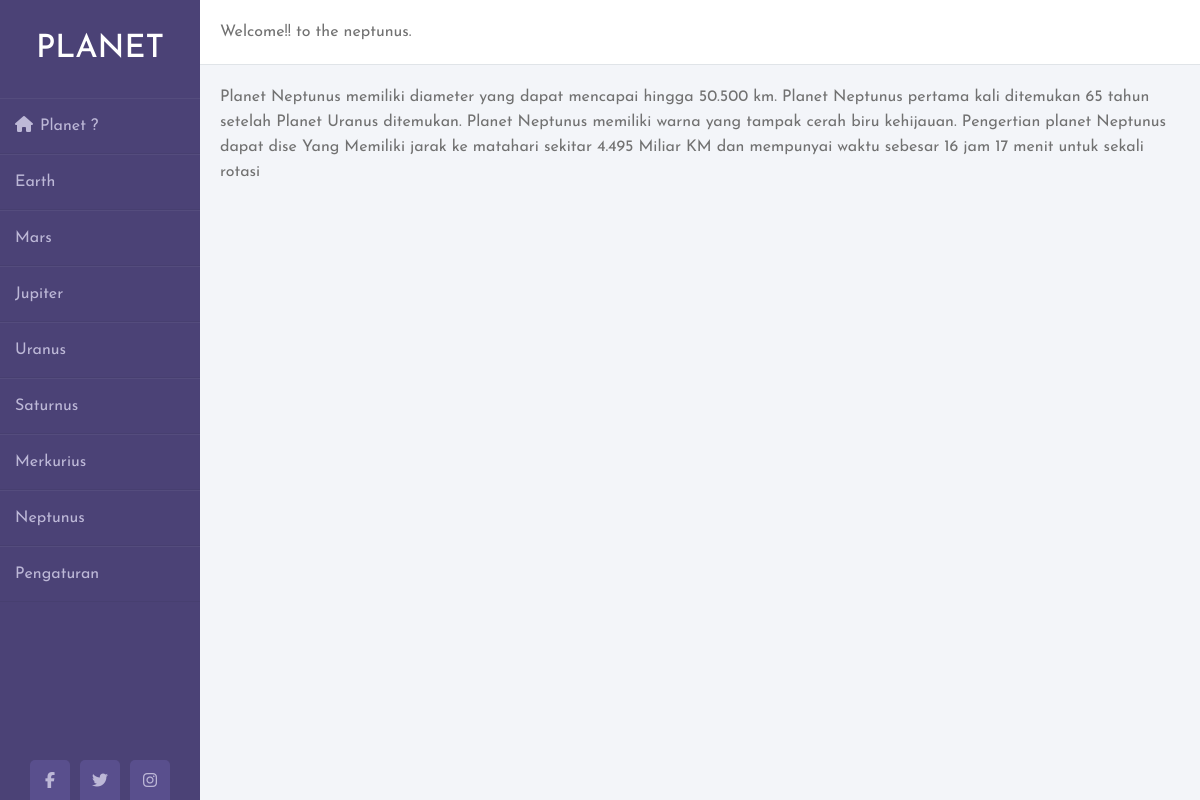
The page /index.php?page=neptunus on the database its author committed.
### tables this page shows
CREATE TABLE `planet` (
  `id_planet` int(11) NOT NULL,
  `nama` varchar(255) DEFAULT NULL,
  `jarak` float DEFAULT NULL,
  `deskripsi` varchar(255) DEFAULT NULL,
  `waktu_rotasi` varchar(255) DEFAULT NULL
);

### aplikasi.php (called while the page is built, shortened)
<?php
    function connect_to_db()
    {
            $conn =mysqli_connect('localhost',"root","root","tatasurya");
        if($conn == false)
        {
                echo mysqli_connect_error();
                die();
        }
        else
        {
            return $conn;
        }
    }
function get_planet_by_page($page)
{
    $conn = connect_to_db();
    $sql = "select * from planet where nama='$page'";
    $query= mysqli_query($conn,$sql);
    return mysqli_fetch_assoc($query);
}
?>

### neptunus.php (the view, shortened to what this page needs)
<div class="header">Welcome!! to the <?php echo $page ?>.</div>
<?php
        $page =$_GET['page'];
        $data= get_planet_by_page($page);
?>
        <div class="info">
          <div><?php echo $data['deskripsi'];?> Yang Memiliki jarak ke matahari sekitar <?php echo $data['jarak'];?> Miliar KM dan mempunyai waktu sebesar <?php echo $data['waktu_rotasi'];?> untuk sekali rotasi </div>
      </div>

### stylesheet.css (style rules this page uses)
* { margin: 0; padding: 0; box-sizing: border-box; list-style: none; text-decoration: none; font-family: 'Josefin Sans', sans-serif; }
body { background-color: #f3f5f9; }
.wrapper .main_content .header { padding: 20px; background: #fff; color: #717171; border-bottom: 1px solid #e0e4e8; }
.wrapper .main_content .info { margin: 20px; color: #717171; line-height: 25px; }
.wrapper .main_content .info div { margin-bottom: 20px; }

### rows shown on the page
planet: deskripsi "Planet Neptunus memiliki diameter yang dapat mencapai hingga 50.500 km. Planet Neptunus pertama kali ditemukan 65 tahun setelah Planet Uranus ditemukan. Planet Neptunus memiliki warna yang tampak cerah biru kehijauan. Pengertian planet Neptunus dapat dise", jarak "4.495", waktu_rotasi "16 jam 17 menit"

### other values the page prints
$page "neptunus"
